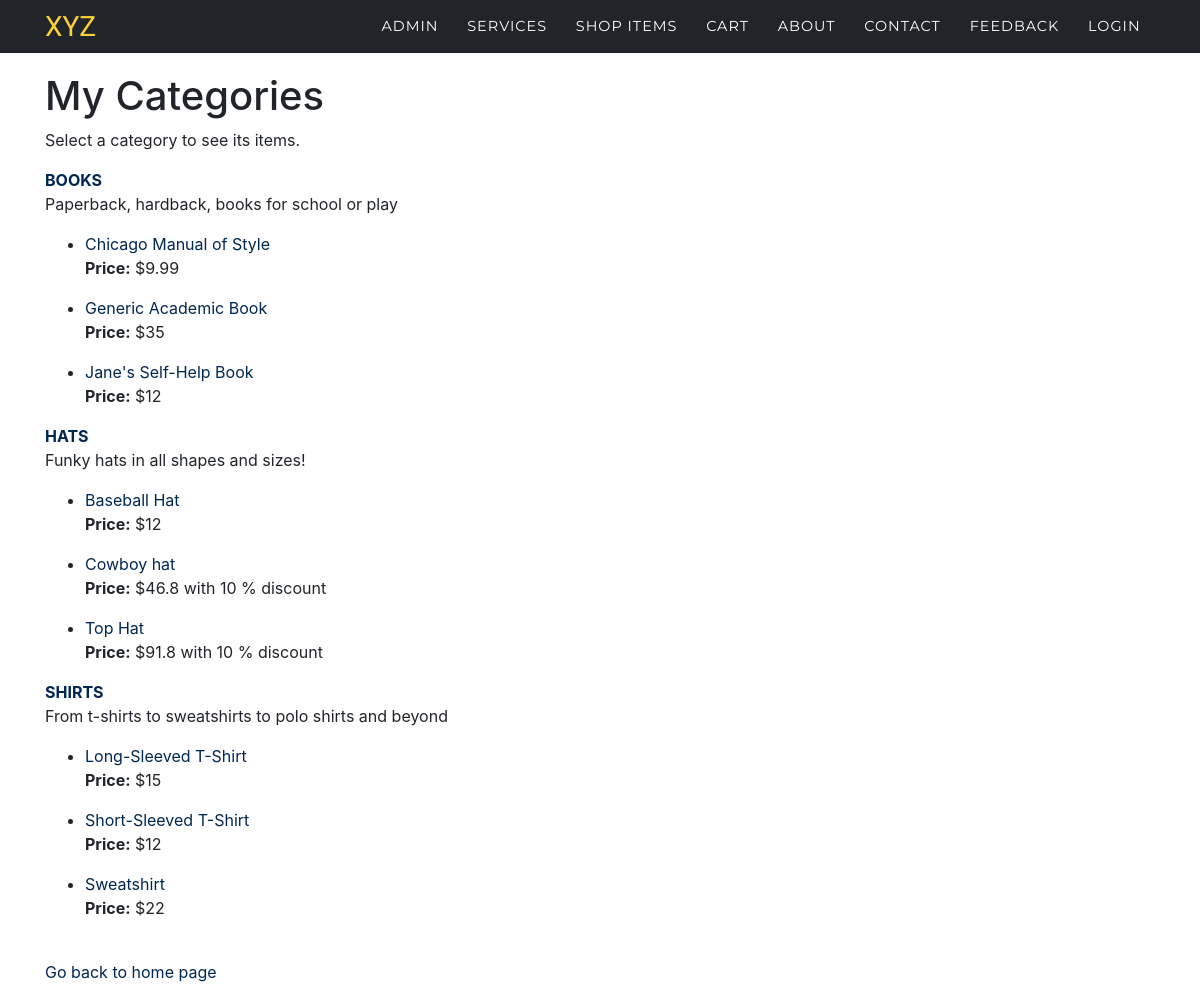
/seestore.php?cat_id=1, run on the app's committed database.
### tables this page shows
CREATE TABLE IF NOT EXISTS `store_categories` (
  `id` int(11) NOT NULL AUTO_INCREMENT,
  `cat_title` varchar(50) DEFAULT NULL,
  `cat_desc` text,
  PRIMARY KEY (`id`)
);

CREATE TABLE IF NOT EXISTS `store_items` (
  `id` int(11) NOT NULL AUTO_INCREMENT,
  `cat_id` int(11) NOT NULL,
  `item_title` varchar(75) DEFAULT NULL,
  `item_price` float DEFAULT NULL,
  `item_desc` text,
  `item_image` varchar(50) DEFAULT NULL,
  PRIMARY KEY (`id`)
);

### seestore.php (the view, shortened to what this page needs)
<?php
include("dbConn.php");
$display_block = "<h1>My Categories</h1>
<p>Select a category to see its items.</p>";
$get_cats_sql = "SELECT id, cat_title, cat_desc FROM store_categories ORDER BY cat_title";
$get_cats_res = $conn->query($get_cats_sql) or die("Couldn't connect");
if ($get_cats_res->num_rows < 1) {
   $display_block = "<p><em>Sorry, no categories to browse.</em></p>";
}
   else{
   while ($cats = $get_cats_res->fetch_array()) {
        $cat_id  = $cats['id'];
        $cat_title = strtoupper(stripslashes($cats['cat_title']));
        $cat_desc = stripslashes($cats['cat_desc']);
        $display_block .= "<p><strong><a href=\"seestore.php?cat_id=\$cat_id\">$cat_title</a></strong><br>$cat_desc</p>";
        if (isset($_GET["cat_id"])) {
			   $get_items_sql = "SELECT id, item_title, item_price FROM store_items WHERE cat_id = $cat_id ORDER BY item_title";
			   $get_items_res = $conn->query($get_items_sql) or die("Couldn't connect");
			   if ($get_items_res->num_rows < 1) {
					$display_block = "<p><em>Sorry, no items in this category.</em></p>";
			   }
			   else{
				   $display_block .= "<ul>";
					while ($items = $get_items_res->fetch_array()) {
					   $item_id  = $items['id'];
					   $item_title = stripslashes($items['item_title']);
					   $item_price = $items['item_price'];
					   $display_block .= "<li><a href=\"showitem.php?item_id=".$item_id."\">".$item_title."</a></strong><p><strong>Price:</strong> \$".getPrice($item_id)."</p>
";
					}
					$display_block .= "</ul>";
				}
			}
		}
   }
function getPrice($itemId){
    $price=0;
    global $item_price;
    $filename = "saleItems.txt";
    $exist = false;
    if ($fhandle = fopen($filename, "r")) {
        while (!feof($fhandle)) {
            $line = fgets($fhandle);
            $data = explode('-', $line);
            if (!empty($data[0])) {
                if ($data[0] === $itemId){
                    $discount = $item_price * ($data[1]/100);
                    $price = ($item_price-$discount)." with ".$data[1]."% discount";
                    $exist = true;
                }
            }
        }
    }
    if(!$exist){
        $price = $item_price;
    }
    return $price;
}
?>
<?php include("./testNav.php");?>
<div class="container">
<?php echo "$display_block"; ?>
<br>
<a href="./startbootstrap/index2.html">Go back to home page</a>
</div>
</body>
</html>

### testNav.php (shortened to what this page needs)
<html>
<head>
    <link href="./startbootstrap/vendor/bootstrap/css/bootstrap.min.css" rel="stylesheet">
    <link href="vendor/font-awesome/css/font-awesome.min.css" rel="stylesheet" type="text/css">
    <link href="./startbootstrap/css/nav.css" rel="stylesheet">
</head>
<body>
<nav class="navbar navbar-expand-lg navbar-dark fixed-top" id="mainNav">
    <div class="container">
        <a class="navbar-brand js-scroll-trigger" href="./startbootstrap./index2.html#page-top">XYZ</a>
        <div class="collapse navbar-collapse" id="navbarResponsive">
            <ul class="navbar-nav text-uppercase ml-auto">
                <li class="nav-item">
                    <a class="nav-link js-scroll-trigger" href="./admin.php">Admin</a>
                </li>
                <li class="nav-item">
                    <a class="nav-link js-scroll-trigger" href="./startbootstrap./index2.html#services">Services</a>
                </li>
                <li class="nav-item">
                    <a class="nav-link js-scroll-trigger" href="./seestore.php">Shop items</a>
                </li>
                <li class="nav-item">
                    <a class="nav-link js-scroll-trigger" href="./showcart.php">Cart</a>
                </li>
                <li class="nav-item">
                    <a class="nav-link js-scroll-trigger" href="./startbootstrap./index2.html#about">About</a>
                </li>
                <li class="nav-item">
                    <a class="nav-link js-scroll-trigger" href="./startbootstrap./index2.html#contact">Contact</a>
                </li>
                <li class="nav-item">
                    <a class="nav-link js-scroll-trigger" href="./feedback.php">Feedback</a>
                </li>
                <?php if(isset($_SESSION['account'])){?>
                <li class="nav-item">
                    <a class="nav-link js-scroll-trigger" href="./logout.php">Logout</a>
                </li>
                <?php } else{?>
                <li class="nav-item">
                    <a class="nav-link js-scroll-trigger" href="./login.php">Login</a>
                </li>
                <?php }?>
            </ul>
        </div>
    </div>
</nav>
<br><br><br>

### testNav.php (style rules this page uses)
#mainNav { padding-top: 0; padding-bottom: 0; background-color: #212529; }
.container a { text-decoration: none; color: #002752; }

### data on the page
store_categories: cat_title "BOOKS", cat_desc "Paperback, hardback, books for school or play"
store_items: item_title "Chicago Manual of Style", item_price "9.99"
store_items: item_title "Generic Academic Book", item_price "35"
store_items: item_title "Jane's Self-Help Book", item_price "12"
store_categories: cat_title "HATS", cat_desc "Funky hats in all shapes and sizes!"
store_items: item_title "Baseball Hat", item_price "12"
store_items: item_title "Cowboy hat", getPrice($item_id) "46.8 with 10 % discount"
store_items: item_title "Top Hat", getPrice($item_id) "91.8 with 10 % discount"
store_categories: cat_title "SHIRTS", cat_desc "From t-shirts to sweatshirts to polo shirts and beyond"
store_items: item_title "Long-Sleeved T-Shirt", item_price "15"
store_items: item_title "Short-Sleeved T-Shirt", item_price "12"
store_items: item_title "Sweatshirt", item_price "22"
